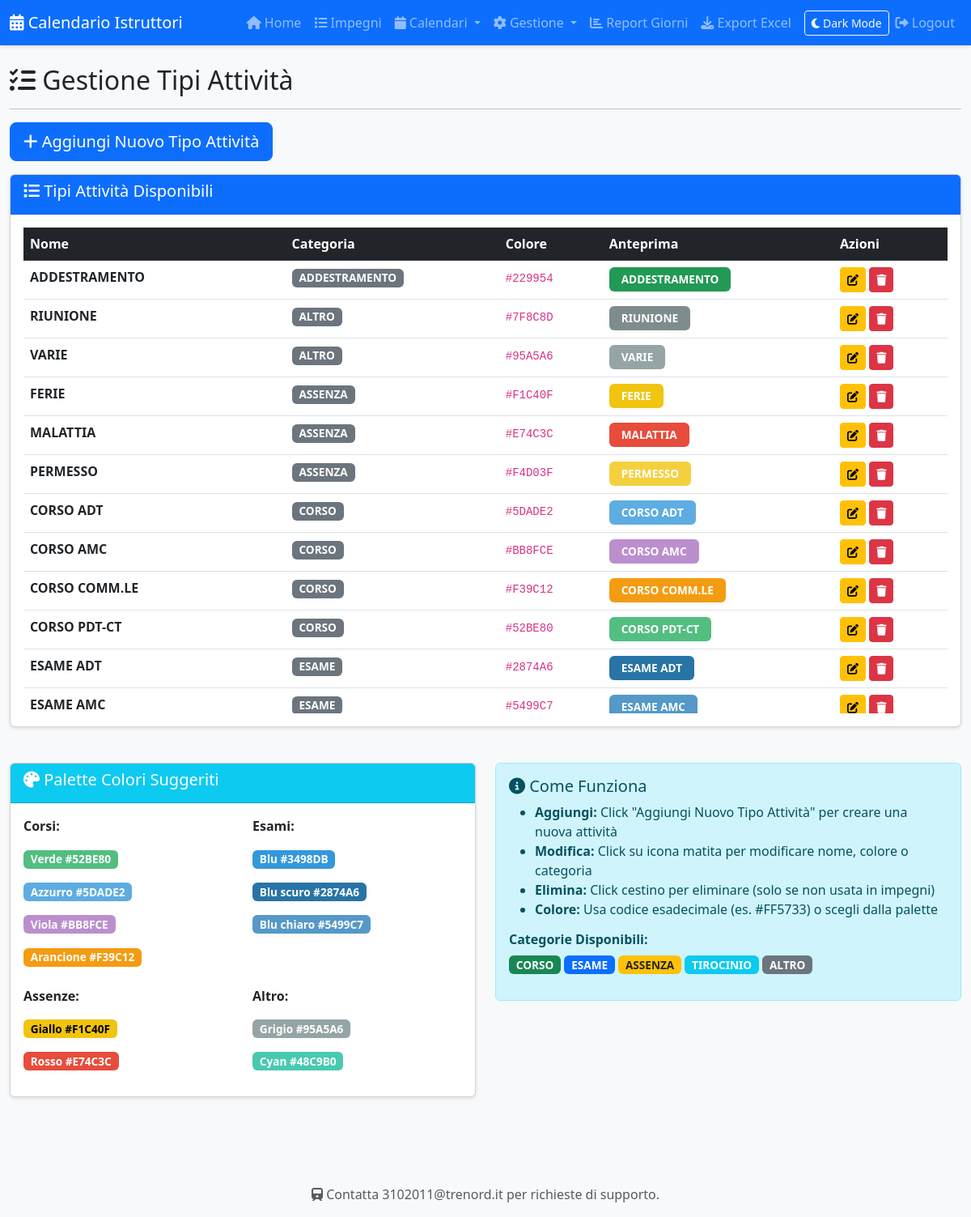
Screenshot of /tipi-attivita with the database file from the repository.
### tables this page shows
CREATE TABLE tipi_attivita (
            id INTEGER PRIMARY KEY AUTOINCREMENT,
            nome TEXT NOT NULL UNIQUE,
            colore TEXT NOT NULL,
            categoria TEXT
        );

### app.py (the view)
@app.route('/tipi-attivita')
def gestione_attivita():
    conn = get_db()
    attivita = conn.execute('SELECT * FROM tipi_attivita ORDER BY categoria, nome').fetchall()
    conn.close()
    return render_template('attivita.html', attivita=attivita)

### database.py (called while the page is built)
def get_db():
    db_path = os.environ.get('DB_PATH', 'calendario.db')
    conn = sqlite3.connect(db_path)
    conn.row_factory = sqlite3.Row  # Per accedere alle colonne per nome
    return conn

### templates/attivita.html (shortened to what this page needs)
{% extends "base.html" %}
{% block content %}
<div class="row">
    <div class="col-12">
        <h2><i class="fas fa-tasks"></i> Gestione Tipi Attività</h2>
        <hr>
    </div>
</div>
<div class="row mb-3">
    <div class="col-12">
        <button class="btn btn-primary btn-lg" data-bs-toggle="modal" data-bs-target="#modalAttivita" onclick="nuovaAttivita()">
            <i class="fas fa-plus"></i> Aggiungi Nuovo Tipo Attività
        </button>
    </div>
</div>
<div class="row">
    <div class="col-12">
        <div class="card">
            <div class="card-header bg-primary text-white">
                <h5><i class="fas fa-list"></i> Tipi Attività Disponibili</h5>
            </div>
            <div class="card-body">
                <div class="table-responsive">
                    <table class="table table-hover">
                        <thead class="table-dark">
                            <tr>
                                <th>Nome</th>
                                <th>Categoria</th>
                                <th>Colore</th>
                                <th>Anteprima</th>
                                <th>Azioni</th>
                            </tr>
                        </thead>
                        <tbody>
                            {% for att in attivita %}
                            <tr>
                                <td><strong>{{ att.nome }}</strong></td>
                                <td>
                                    <span class="badge bg-secondary">{{ att.categoria }}</span>
                                </td>
                                <td><code>#{{ att.colore }}</code></td>
                                <td>
                                    <span class="badge" style="background-color: #{{ att.colore }}; padding: 8px 15px;">
                                        {{ att.nome[:15] }}
                                    </span>
                                </td>
                                <td>
                                    <button class="btn btn-sm btn-warning" onclick="modificaAttivita({{ att.id }})">
                                        <i class="fas fa-edit"></i>
                                    </button>
                                    <button class="btn btn-sm btn-danger" onclick="eliminaAttivita({{ att.id }}, '{{ att.nome }}')">
                                        <i class="fas fa-trash"></i>
                                    </button>
                                </td>
                            </tr>
                            {% endfor %}
                        </tbody>
                    </table>
                </div>
            </div>
        </div>
    </div>
</div>
<div class="row mt-4">
    <div class="col-md-6">
        <div class="card">
            <div class="card-header bg-info text-white">
                <h5><i class="fas fa-palette"></i> Palette Colori Suggeriti</h5>
            </div>
            <div class="card-body">
                <div class="row">
                    <div class="col-6">
                        <p><strong>Corsi:</strong></p>
                        <p><span class="badge" style="background-color: #52BE80;">Verde #52BE80</span></p>
                        <p><span class="badge" style="background-color: #5DADE2;">Azzurro #5DADE2</span></p>
                        <p><span class="badge" style="background-color: #BB8FCE;">Viola #BB8FCE</span></p>
                        <p><span class="badge" style="background-color: #F39C12;">Arancione #F39C12</span></p>
                    </div>
                    <div class="col-6">
                        <p><strong>Esami:</strong></p>
                        <p><span class="badge" style="background-color: #3498DB;">Blu #3498DB</span></p>
                        <p><span class="badge" style="background-color: #2874A6;">Blu scuro #2874A6</span></p>
                        <p><span class="badge" style="background-color: #5499C7;">Blu chiaro #5499C7</span></p>
                    </div>
                </div>
                <div class="row mt-2">
                    <div class="col-6">
                        <p><strong>Assenze:</strong></p>
                        <p><span class="badge" style="background-color: #F1C40F; color: #000;">Giallo #F1C40F</span></p>
                        <p><span class="badge" style="background-color: #E74C3C;">Rosso #E74C3C</span></p>
                    </div>
                    <div class="col-6">
                        <p><strong>Altro:</strong></p>
                        <p><span class="badge" style="background-color: #95A5A6;">Grigio #95A5A6</span></p>
                        <p><span class="badge" style="background-color: #48C9B0;">Cyan #48C9B0</span></p>
                    </div>
                </div>
            </div>
        </div>
    </div>
    <div class="col-md-6">
        <div class="alert alert-info">
            <h5><i class="fas fa-info-circle"></i> Come Funziona</h5>
            <ul>
                <li><strong>Aggiungi:</strong> Click "Aggiungi Nuovo Tipo Attività" per creare una nuova attività</li>
                <li><strong>Modifica:</strong> Click su icona matita per modificare nome, colore o categoria</li>
                <li><strong>Elimina:</strong> Click cestino per eliminare (solo se non usata in impegni)</li>
                <li><strong>Colore:</strong> Usa codice esadecimale (es. #FF5733) o scegli dalla palette</li>
            </ul>
            <h6 class="mt-3"><strong>Categorie Disponibili:</strong></h6>
            <p>
                <span class="badge bg-success">CORSO</span>
                <span class="badge bg-primary">ESAME</span>
                <span class="badge bg-warning text-dark">ASSENZA</span>
                <span class="badge bg-info">TIROCINIO</span>
                <span class="badge bg-secondary">ALTRO</span>
            </p>
        </div>
    </div>
</div>
{% endblock %}

### static/css/style.css (style rules this page uses)
body { font-family: 'Segoe UI', Tahoma, Geneva, Verdana, sans-serif; background-color: #f8f9fa; }
.card { box-shadow: 0 2px 4px rgba(0,0,0,0.1); margin-bottom: 20px; }
.table-responsive { max-height: 600px; overflow-y: auto; }
.badge { font-size: 0.85rem; }
.btn { transition: all 0.3s ease; }
.card { transition: all 0.3s ease; }

### rows the page displays
tipi_attivita: nome "ADDESTRAMENTO", categoria "ADDESTRAMENTO", colore "229954"
tipi_attivita: nome "RIUNIONE", categoria "ALTRO", colore "7F8C8D"
tipi_attivita: nome "VARIE", categoria "ALTRO", colore "95A5A6"
tipi_attivita: nome "FERIE", categoria "ASSENZA", colore "F1C40F"
tipi_attivita: nome "MALATTIA", categoria "ASSENZA", colore "E74C3C"
tipi_attivita: nome "PERMESSO", categoria "ASSENZA", colore "F4D03F"
tipi_attivita: nome "CORSO ADT", categoria "CORSO", colore "5DADE2"
tipi_attivita: nome "CORSO AMC", categoria "CORSO", colore "BB8FCE"
tipi_attivita: nome "CORSO COMM.LE", categoria "CORSO", colore "F39C12"
tipi_attivita: nome "CORSO PDT-CT", categoria "CORSO", colore "52BE80"
tipi_attivita: nome "ESAME ADT", categoria "ESAME", colore "2874A6"
tipi_attivita: nome "ESAME AMC", categoria "ESAME", colore "5499C7"

### other values shown
{{ session.get('username', 'Logout') }} "Logout"
